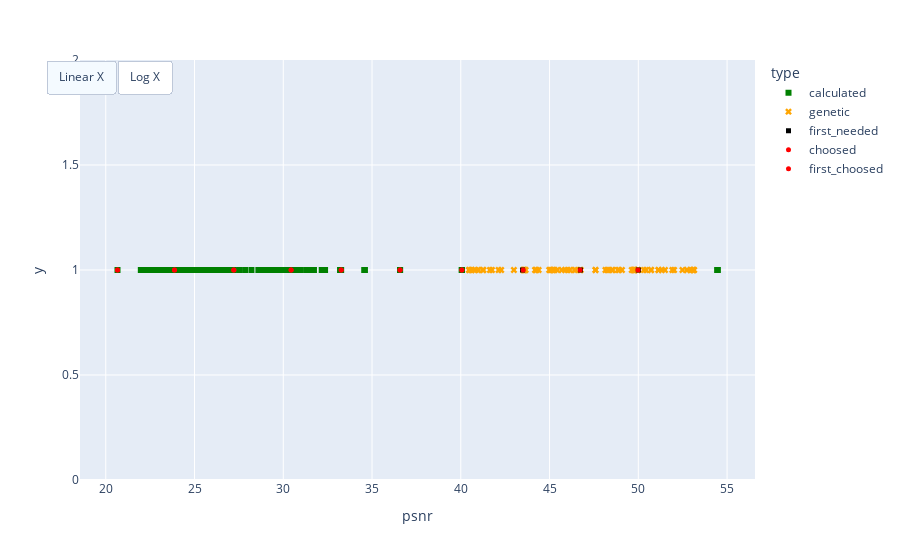

Notebook code for this chart:
### Code cell
grid = res_df.loc[res_df['type']=='calculated']
hover_data = df.columns[~df.columns.isin([metric_name, 'type'])]

fig = go.Figure()
fig = px.scatter(res_df, x=metric_name, y=1*np.ones(len(res_df)), hover_data=list(hover_data), symbol='type', symbol_sequence=['square', 'x'], color='type', color_discrete_sequence=['green', 'orange'])
fig.add_traces([
    # go.Scatter(x=res_df[res_df['type']=='calculated'], y=np.ones_like(res_df[res_df['type']=='calculated']), mode='markers', name='calculated'),
    # go.Scatter(x=res_df[res_df['type']=='calculated'], y=np.ones_like(res_df['type']=='calculated'), mode='markers', name='genetic'),
    go.Scatter(x=new_needed_values, y=np.ones_like(new_needed_values), mode='markers', name='needed', marker=dict(symbol='square',color='black', size=5)),
    go.Scatter(x=needed_values, y=np.ones_like(needed_values), mode='markers', name='first_needed', marker=dict(symbol='square',color='black', size=5)),
    go.Scatter(x=new_grid_values, y=np.ones_like(new_grid_values), mode='markers', name='choosed', marker=dict(color='red', size=5)),
    go.Scatter(x=grid_values, y=np.ones_like(grid_values), mode='markers', name='first_choosed', marker=dict(color='red', size=5)),
    ])

fig.update_layout(
    updatemenus=[
        dict(
            type="buttons",
            direction="left",
            buttons=[
                dict(
                    args=[{"xaxis.type": "linear"}],
                    label="Linear X",
                    method="relayout"
                ),
                dict(
                    args=[{"xaxis.type": "log"}],
                    label="Log X",
                    method="relayout"
                )
            ],
            pad={"r": 0, "t": 0},
            showactive=True,
            xanchor="left",
            yanchor="top"
        ),
    ]
)


fig.show()

### Figure 1 — Plotly figure (JSON) as saved in the notebook; plotly's stock layout.template omitted (floating-point values rounded to 4 significant figures; data arrays with more than 128 entries replaced by an {"elided": "..."} marker saying what was removed)
{"data": [{"customdata": {"elided": "195x2 float values"}, "hovertemplate": "type=calculated<br>psnr=%{x}<br>y=%{y}<br>ksize=%{customdata[0]}<br>sigma=%{customdata[1]}<extra></extra>", "legendgroup": "calculated", "marker": {"color": "green", "symbol": "square"}, "mode": "markers", "name": "calculated", "orientation": "v", "showlegend": true, "type": "scatter", "x": {"elided": "195 float values"}, "xaxis": "x", "y": {"elided": "195 float values"}, "yaxis": "y"}, {"customdata": {"elided": "75x2 float values"}, "hovertemplate": "type=genetic<br>psnr=%{x}<br>y=%{y}<br>ksize=%{customdata[0]}<br>sigma=%{customdata[1]}<extra></extra>", "legendgroup": "genetic", "marker": {"color": "orange", "symbol": "x"}, "mode": "markers", "name": "genetic", "orientation": "v", "showlegend": true, "type": "scatter", "x": [41.64, 40.81, 40.49, 40.59, 49.74, 53.12, 48.25, 41.24, 48.51, 51.13, 41.75, 53.15, 48.15, 40.95, 48.31, 40.46, 40.62, 41.27, 42.27, 42.99, 44.38, 42.13, 41.0, 45.05, 48.57, 45.87, 47.59, 46.4, 44.98, 45.44, 47.59, 46.15, 46.45, 46.76, 45.2, 43.59, 45.19, 43.54, 43.62, 45.29, 45.69, 46.02, 46.72, 44.22, 43.65, 44.26, 43.52, 43.56, 44.18, 45.07, 50.73, 49.71, 52.02, 50.71, 52.74, 49.78, 52.97, 48.92, 49.08, 51.14, 51.5, 49.98, 49.63, 51.33, 52.74, 49.8, 51.91, 48.84, 53.09, 50.44, 49.75, 52.49, 50.31, 53.08, 49.98], "xaxis": "x", "y": [1.0, 1.0, 1.0, 1.0, 1.0, 1.0, 1.0, 1.0, 1.0, 1.0, 1.0, 1.0, 1.0, 1.0, 1.0, 1.0, 1.0, 1.0, 1.0, 1.0, 1.0, 1.0, 1.0, 1.0, 1.0, 1.0, 1.0, 1.0, 1.0, 1.0, 1.0, 1.0, 1.0, 1.0, 1.0, 1.0, 1.0, 1.0, 1.0, 1.0, 1.0, 1.0, 1.0, 1.0, 1.0, 1.0, 1.0, 1.0, 1.0, 1.0, 1.0, 1.0, 1.0, 1.0, 1.0, 1.0, 1.0, 1.0, 1.0, 1.0, 1.0, 1.0, 1.0, 1.0, 1.0, 1.0, 1.0, 1.0, 1.0, 1.0, 1.0, 1.0, 1.0, 1.0, 1.0], "yaxis": "y"}, {"marker": {"color": "black", "size": 5, "symbol": "square"}, "mode": "markers", "name": "needed", "type": "scatter", "x": [], "y": []}, {"marker": {"color": "black", "size": 5, "symbol": "square"}, "mode": "markers", "name": "first_needed", "type": "scatter", "x": [43.48, 46.74, 50.0], "y": [1.0, 1.0, 1.0]}, {"marker": {"color": "red", "size": 5}, "mode": "markers", "name": "choosed", "type": "scatter", "x": [20.66, 23.87, 27.21, 30.44, 33.26, 36.58, 40.06, 46.72, 43.52, 49.98], "y": [1, 1, 1, 1, 1, 1, 1, 1, 1, 1]}, {"marker": {"color": "red", "size": 5}, "mode": "markers", "name": "first_choosed", "type": "scatter", "x": [20.66, 23.87, 27.21, 30.44, 33.26, 36.58, 40.06], "y": [1.0, 1.0, 1.0, 1.0, 1.0, 1.0, 1.0]}], "layout": {"legend": {"title": {"text": "type"}, "tracegroupgap": 0}, "margin": {"t": 60}, "updatemenus": [{"buttons": [{"args": [{"xaxis.type": "linear"}], "label": "Linear X", "method": "relayout"}, {"args": [{"xaxis.type": "log"}], "label": "Log X", "method": "relayout"}], "direction": "left", "pad": {"r": 0, "t": 0}, "showactive": true, "type": "buttons", "xanchor": "left", "yanchor": "top"}], "xaxis": {"anchor": "y", "domain": [0, 1], "title": {"text": "psnr"}}, "yaxis": {"anchor": "x", "domain": [0, 1], "title": {"text": "y"}}}}
